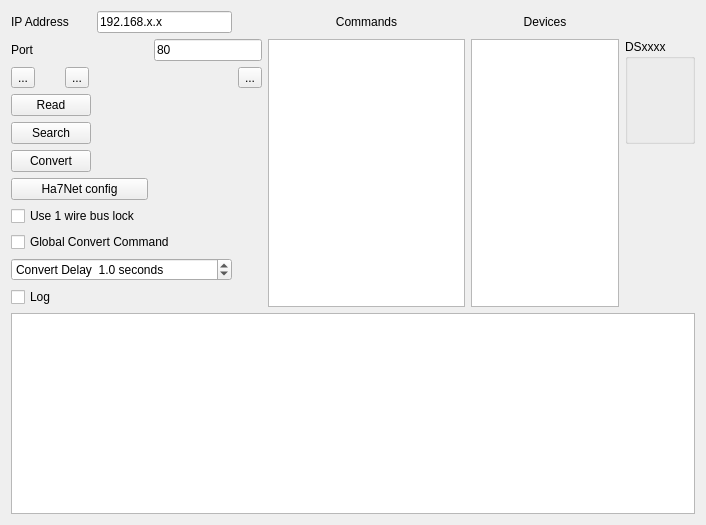
<?xml version="1.0" encoding="UTF-8"?>
<ui version="4.0">
 <class>HA7NetUI</class>
 <widget class="QWidget" name="HA7NetUI">
  <property name="geometry">
   <rect>
    <x>0</x>
    <y>0</y>
    <width>706</width>
    <height>525</height>
   </rect>
  </property>
  <property name="windowTitle">
   <string>Add Icons</string>
  </property>
  <layout class="QGridLayout" name="gridLayout_2">
   <item row="0" column="0" colspan="2">
    <widget class="QLabel" name="label">
     <property name="text">
      <string>IP Address</string>
     </property>
    </widget>
   </item>
   <item row="0" column="2" colspan="2">
    <widget class="QLineEdit" name="editIP">
     <property name="text">
      <string>192.168.x.x</string>
     </property>
    </widget>
   </item>
   <item row="0" column="5">
    <widget class="QLabel" name="label_4">
     <property name="text">
      <string>Commands</string>
     </property>
     <property name="alignment">
      <set>Qt::AlignCenter</set>
     </property>
    </widget>
   </item>
   <item row="0" column="6">
    <widget class="QLabel" name="label_3">
     <property name="text">
      <string>Devices</string>
     </property>
     <property name="alignment">
      <set>Qt::AlignCenter</set>
     </property>
    </widget>
   </item>
   <item row="1" column="0">
    <widget class="QLabel" name="label_2">
     <property name="text">
      <string>Port</string>
     </property>
    </widget>
   </item>
   <item row="1" column="3" colspan="2">
    <widget class="QLineEdit" name="editPort">
     <property name="text">
      <string>80</string>
     </property>
    </widget>
   </item>
   <item row="1" column="5" rowspan="10">
    <widget class="QListWidget" name="fifolist">
     <property name="sizePolicy">
      <sizepolicy hsizetype="Expanding" vsizetype="Expanding">
       <horstretch>4</horstretch>
       <verstretch>0</verstretch>
      </sizepolicy>
     </property>
    </widget>
   </item>
   <item row="1" column="6" rowspan="10">
    <widget class="QListWidget" name="devices">
     <property name="sizePolicy">
      <sizepolicy hsizetype="Expanding" vsizetype="Expanding">
       <horstretch>3</horstretch>
       <verstretch>0</verstretch>
      </sizepolicy>
     </property>
    </widget>
   </item>
   <item row="1" column="7" rowspan="4">
    <widget class="QGroupBox" name="groupBox">
     <property name="title">
      <string>DSxxxx</string>
     </property>
     <layout class="QGridLayout" name="gridLayout"/>
    </widget>
   </item>
   <item row="2" column="0">
    <widget class="QToolButton" name="Start">
     <property name="text">
      <string>...</string>
     </property>
     <property name="icon">
      <iconset resource="HA7NetPlugin.qrc">
       <normaloff>:/images/play.png</normaloff>:/images/play.png</iconset>
     </property>
     <property name="iconSize">
      <size>
       <width>32</width>
       <height>32</height>
      </size>
     </property>
    </widget>
   </item>
   <item row="2" column="1">
    <widget class="QToolButton" name="Stop">
     <property name="text">
      <string>...</string>
     </property>
     <property name="icon">
      <iconset resource="HA7NetPlugin.qrc">
       <normaloff>:/images/pause.png</normaloff>:/images/pause.png</iconset>
     </property>
     <property name="iconSize">
      <size>
       <width>32</width>
       <height>32</height>
      </size>
     </property>
    </widget>
   </item>
   <item row="2" column="3">
    <widget class="QLabel" name="traffic">
     <property name="text">
      <string/>
     </property>
     <property name="pixmap">
      <pixmap>:/images/images/ballred.png</pixmap>
     </property>
    </widget>
   </item>
   <item row="2" column="4">
    <widget class="QToolButton" name="Clear">
     <property name="text">
      <string>...</string>
     </property>
     <property name="icon">
      <iconset>
       <normaloff>:/images/images/recycle3.png</normaloff>:/images/images/recycle3.png</iconset>
     </property>
     <property name="iconSize">
      <size>
       <width>32</width>
       <height>32</height>
      </size>
     </property>
    </widget>
   </item>
   <item row="3" column="0" colspan="2">
    <widget class="QPushButton" name="Read">
     <property name="text">
      <string>Read</string>
     </property>
    </widget>
   </item>
   <item row="4" column="0" colspan="2">
    <widget class="QPushButton" name="Search">
     <property name="text">
      <string>Search</string>
     </property>
    </widget>
   </item>
   <item row="5" column="0" colspan="2">
    <widget class="QPushButton" name="Conversion">
     <property name="text">
      <string>Convert</string>
     </property>
    </widget>
   </item>
   <item row="6" column="0" colspan="3">
    <widget class="QPushButton" name="HA7NetConfig">
     <property name="text">
      <string>Ha7Net config</string>
     </property>
    </widget>
   </item>
   <item row="7" column="0" colspan="3">
    <widget class="QCheckBox" name="LockEnable">
     <property name="text">
      <string>Use 1 wire bus lock</string>
     </property>
    </widget>
   </item>
   <item row="8" column="0" colspan="4">
    <widget class="QCheckBox" name="Global_Convert">
     <property name="text">
      <string>Global Convert Command</string>
     </property>
    </widget>
   </item>
   <item row="9" column="0" colspan="4">
    <widget class="QDoubleSpinBox" name="ConvertDelay">
     <property name="prefix">
      <string>Convert Delay  </string>
     </property>
     <property name="suffix">
      <string> seconds</string>
     </property>
     <property name="decimals">
      <number>1</number>
     </property>
     <property name="minimum">
      <double>0.100000000000000</double>
     </property>
     <property name="maximum">
      <double>10.000000000000000</double>
     </property>
     <property name="singleStep">
      <double>0.100000000000000</double>
     </property>
     <property name="value">
      <double>1.000000000000000</double>
     </property>
    </widget>
   </item>
   <item row="10" column="0">
    <widget class="QCheckBox" name="checkBoxLog">
     <property name="text">
      <string>Log</string>
     </property>
    </widget>
   </item>
   <item row="11" column="0" colspan="8">
    <widget class="QTextEdit" name="logTxt"/>
   </item>
  </layout>
 </widget>
 <resources>
  <include location="HA7NetPlugin.qrc"/>
 </resources>
 <connections/>
</ui>
